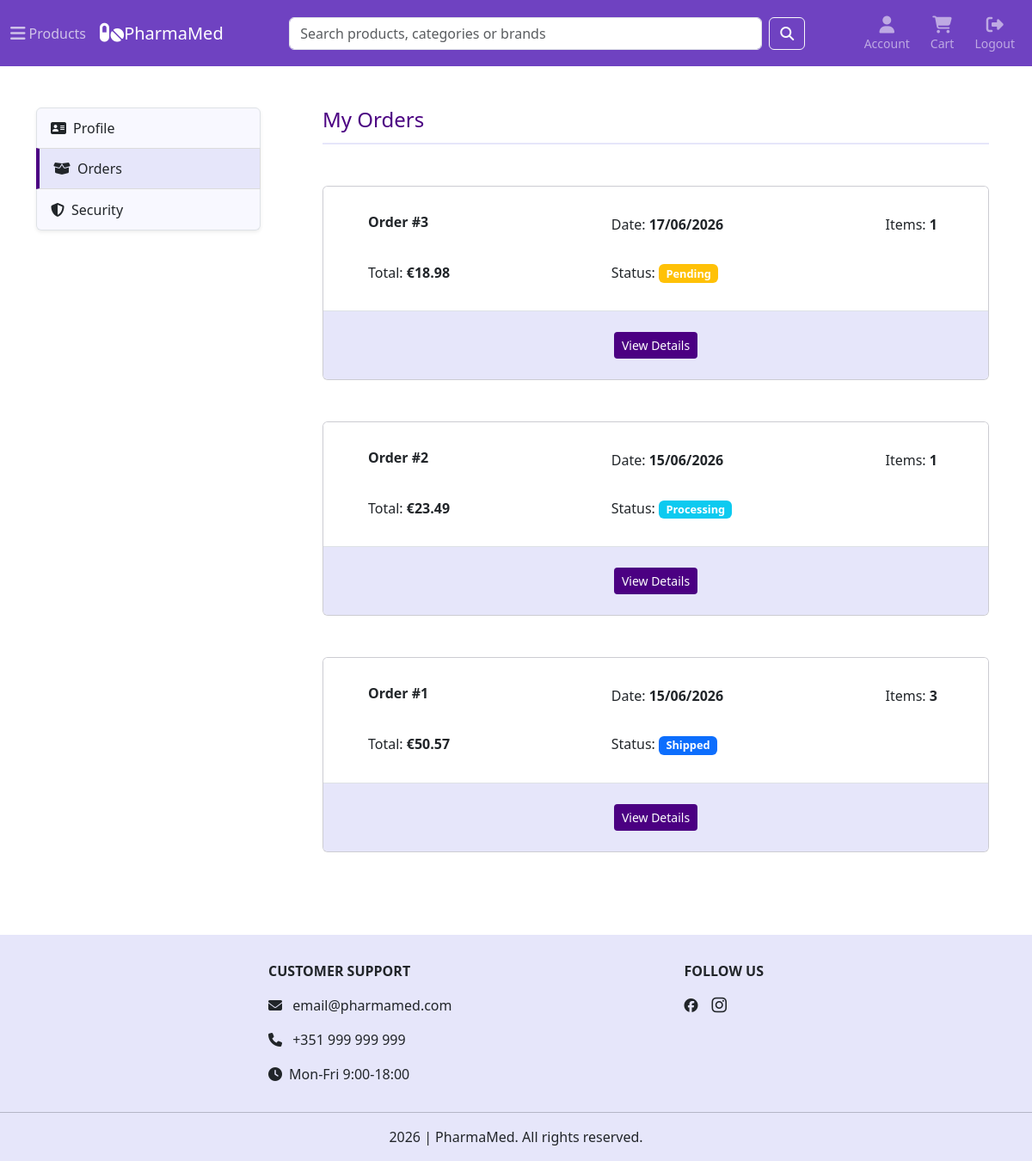
Screenshot of /account/orders (signed in) with the database file from the repository.
### tables this page shows
CREATE TABLE orders (
    id INTEGER PRIMARY KEY AUTOINCREMENT,
    user_id INTEGER NOT NULL,
    address_id INTEGER NOT NULL,
    full_name TEXT NOT NULL,
    address_line TEXT NOT NULL,
    postal_code TEXT NOT NULL,
    city TEXT NOT NULL,
    country TEXT NOT NULL,
    shipping_method TEXT NOT NULL,
    subtotal REAL NOT NULL,
    shipping_cost REAL NOT NULL,
    total REAL NOT NULL,
    status TEXT NOT NULL DEFAULT 'pending',
    created_at TIMESTAMP DEFAULT CURRENT_TIMESTAMP,
    updated_at TIMESTAMP DEFAULT CURRENT_TIMESTAMP,
    FOREIGN KEY (user_id) REFERENCES users(id)
);

### app/routes/account.py (the view)
@account_bp.route("/orders")
@login_required
def orders():
    db = get_db()
    orders = get_user_orders(db, current_user.id)
    return render_template("account/orders.html", active_page="orders", orders=orders)

### app/__init__.py (called while the page is built)
@app.context_processor
def inject_globals():
    return {
        "categories_menu": load_categories_menu(),
        "cart_count": get_cart_count()
    }

### app/models/user.py (called while the page is built)
@login_manager.user_loader
def load_user(user_id):
    db = get_db()
    user = db.execute(
        """
        SELECT id, email, first_name, last_name
        FROM users
        WHERE id = ?
        """,
        (int(user_id),)
    ).fetchone()
    if user is None:
        return None
    return User(
        user["id"],
        user["email"],
        user["first_name"],
        user["last_name"]
    )

### app/services/cart_service.py (called while the page is built)
def get_cart_count():
    db = get_db()
    if current_user.is_authenticated:
        return db_cart_count(db, current_user.id)
    session_cart = session.get('cart', {})
    return sum(session_cart.values())

def db_cart_count(db, user_id):
    cart_count = db.execute(
        """
        SELECT SUM(quantity) as total
        FROM cart_items ci
        JOIN carts c ON ci.cart_id = c.id
        WHERE c.user_id = ?
        """,
        (user_id,)
    ).fetchone()
    return cart_count["total"] or 0

### app/services/order_service.py (called while the page is built)
def get_user_orders(db, user_id, limit=None):
    query = """
        SELECT o.*, SUM(oi.quantity) AS item_count
        FROM orders o
        JOIN order_items oi ON oi.order_id = o.id
        WHERE o.user_id = ?
        GROUP BY o.id
        ORDER BY o.created_at DESC
    """
    params = [user_id]
    if limit is not None:
        query += " LIMIT ?"
        params.append(limit)
    orders = db.execute(query, tuple(params)).fetchall()
    return orders

### app/utils/categories.py (called while the page is built)
def load_categories_menu():
    db = get_db()
    rows = db.execute(
        """
        SELECT category_id, name, parent_id, icon
        FROM categories
        ORDER BY category_id
        """
    ).fetchall()
    categories_menu = {}
    for row in rows:
        if row["parent_id"] == 0:
            categories_menu[row["category_id"]] = {
                "category_data": row,
                "subcategories": []
            }
    for row in rows:
        parent_id = row["parent_id"]
        if parent_id != 0 and parent_id in categories_menu:
            categories_menu[parent_id]["subcategories"].append(row)
    return categories_menu

### app/utils/db.py (called while the page is built)
def get_db():
    if "db" not in g:
        g.db = sqlite3.connect(DATABASE_PATH)
        g.db.row_factory = sqlite3.Row
        g.db.execute("PRAGMA foreign_keys = ON")
    return g.db

### app/utils/formatting.py (called while the page is built)
def format_date(value):
    return datetime.strptime(value, "%Y-%m-%d %H:%M:%S").strftime("%d/%m/%Y")

### app/templates/account/orders.html (shortened to what this page needs)
{% extends "account/account.html" %}
{% block account_content %}
<div class="section-heading pb-1">
    <h1 class="fs-4">My Orders</h1>
</div>
{% for order in orders %}
    <div class="card order-card my-5">
        <ul class="list-group list-group-flush">
            <li class="list-group-item p-3">
                <div class="row mt-3">
                    <div class="col-12 col-md-6 col-lg-5 mb-3 mb-md-0 ps-lg-5">
                        <h2 class="fs-6 fw-bold">Order #{{ order.id }} </h2>
                    </div>
                    <div class="col-12 col-md-6 col-lg-5">
                        <p>Date: <strong>{{ order.created_at | format_date }}</strong></p>
                    </div>
                    <div class="col-12 col-md-6 col-lg-2 mt-md-3 mt-lg-0">
                        <p>Items: <strong>{{ order.item_count }}</strong></p>
                    </div>
                    <div class="col-12 col-md-6 col-lg-5 mt-md-3 ps-lg-5">
                        <p>Total: <strong>€{{ "%.2f"|format(order.total) }}</strong></p>
                    </div>
                    <div class="col-12 col-md-6 col-lg-7 mt-md-3">
                        <p>Status:
                            <span class="badge {% if order.status == 'pending' %}bg-warning{% elif order.status == 'processing' %}bg-info{% elif order.status == 'shipped' %}bg-primary{% elif order.status == 'delivered' %}bg-success{% elif order.status == 'cancelled' %}bg-danger{% endif %}">
                                {{ order.status|title }}
                            </span>
                        </p>
                    </div>
                </div>
            </li>
            <li class="list-group-item dark-item p-4">
                <div class="text-center">
                    <a href="{{ url_for('account.order_details', order_id=order.id) }}" class="btn btn-sm action-btn" aria-label="View details for order {{ order.id }}">
                        View Details
                    </a>
                </div>
            </li>
        </ul>
    </div>
{% endfor %}
{% endblock %}

### app/static/css/styles.css (style rules this page uses)
#productsMenu .accordion-item .list-group-item, .category-card, .pagination .page-link:hover, .sort-btn.show, .filter-btn.show, .total-items, .cart-bottom, .order-card { background-color: #F8F8FF; }
#productsMenu .list-group-item:hover, #productsMenu .accordion-button:not(.collapsed):hover, .carousel, .category-card:hover, .breadcrumb-nav, .sorting-dropdown .dropdown-item:hover, .filter-dropdown .dropdown-item:hover, #accountSidebar .list-group-item:hover, .dark-item { background-color: #E6E6FA; }
.category-card .card-title, .category-name, .product-name, .item-name, .section-heading, .forgot-password-link a:hover { color: #4B0082; }
.action-btn { background-color: #4B0082; color: white; }
.badge { background-color: #4B0082; font-size: 0.8rem; }
.register-link, .login-link, .section-heading { border-bottom: solid 2px #E6E6FA; }

### rows the page displays
orders: id "3", created_at "17/06/2026", item_count "1", total "18.98", status "Pending"
orders: id "2", created_at "15/06/2026", item_count "1", total "23.49", status "Processing"
orders: id "1", created_at "15/06/2026", item_count "3", total "50.57", status "Shipped"
